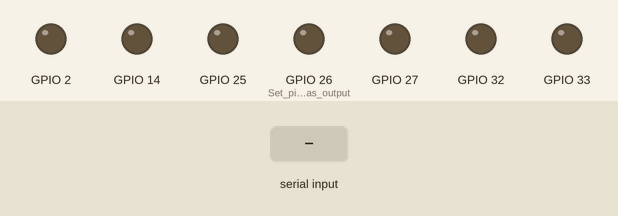
The program below on a simulated ESP32. Shown: output pins drawn as LEDs (lit = HIGH). Dashed ring = blinking. The test bench sets the inputs (shaded band). What the program prints to the serial monitor is not drawn.

Above: at 1.2 s.
1.3 s: "3\n" received over Serial
At 1.65 s:
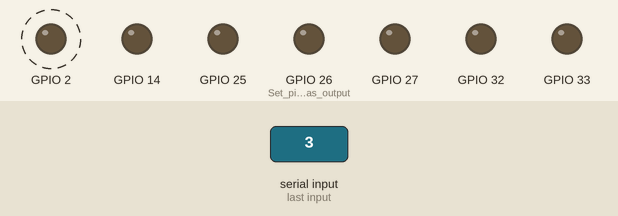
4.3 s: "1\n" received over Serial
At 5.1 s:
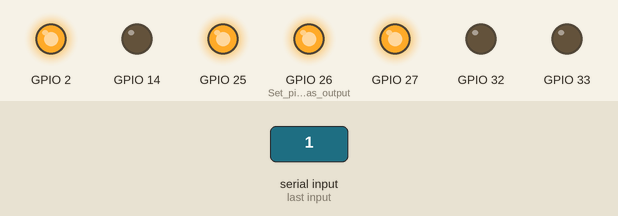
6.2 s: "2\n" received over Serial
At 7.4 s:
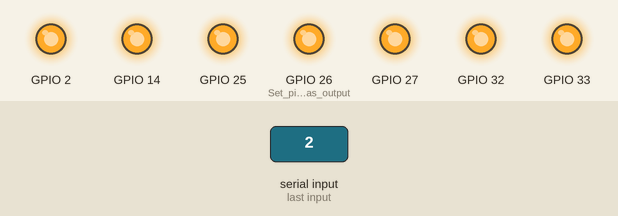
7.7 s: "3\n" received over Serial
At 11.5 s:
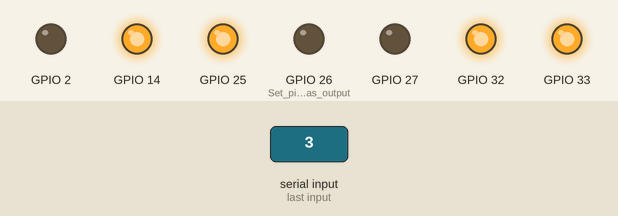
Timing chart, 0 to 11.7 s (numbered marks = the images above; inputs shaded):
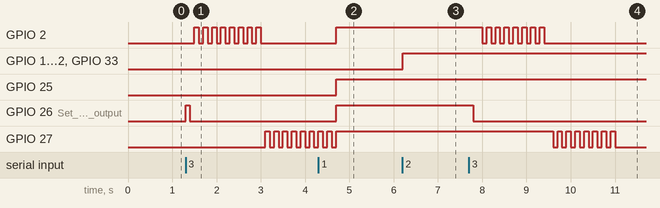

Measured:
- after the input at 1.3 s, GPIO 2: alternates HIGH for 0.10 s and LOW for 0.10 s, 16 changes in all, then stays LOW, starting after 0.20 s; GPIO 26 (Set_pin_D27_as_output): LOW → HIGH at once, → LOW 0.10 s later; GPIO 27: alternates HIGH for 0.10 s and LOW for 0.10 s, starting after 1.8 s
- after the input at 4.3 s, GPIO 2, GPIO 25, GPIO 26 (Set_pin_D27_as_output): LOW → HIGH after 0.40 s
- after the input at 6.2 s, GPIO 14, GPIO 32, GPIO 33: LOW → HIGH at once
- after the input at 7.7 s, GPIO 2: alternates HIGH for 0.10 s and LOW for 0.10 s, 15 changes in all, then stays LOW, starting after 0.30 s; GPIO 26 (Set_pin_D27_as_output): HIGH → LOW after 0.10 s; GPIO 27: alternates HIGH for 0.10 s and LOW for 0.10 s, 15 changes in all, then stays LOW, starting after 1.9 s

The program:

main.cpp
```cpp
#include <Arduino.h>

String myString = ""; //接收串口发送过来的值

String short_String = ""; //存储myString截取后的字符串

String xstr = ""; //存储led_flash(x)的字符串x

String Control_LED[] = {"1", "2"}; //定义字符串数组

void setup() {
  // put your setup code here, to run once:
  pinMode(26, OUTPUT); // Set pin D27 as output
  pinMode(27, OUTPUT);
  pinMode(25, OUTPUT);
  pinMode(32, OUTPUT);
  pinMode(33, OUTPUT);
  pinMode(14, OUTPUT);
  pinMode(2,OUTPUT);
  Serial.begin(115200); // Start the serial communication at 115200 baud rate
  Serial.println("Serial started"); // Print a message to the serial monitor
}

void loop() {
  // put your main code here, to run repeatedly:
  myString = Serial.readStringUntil('\n'); // Read the incoming string until a newline character is received
  short_String = myString.substring(0, 8); // Extract the first character from the string

  if(short_String =="1")
{
  digitalWrite(2, HIGH);
  digitalWrite(27, HIGH);
  digitalWrite(26, HIGH);

  digitalWrite(25, HIGH);


  printf("部分1打开\n"); // Print a message to the serial monitor


}
else if(short_String =="2")
{
  digitalWrite(33, HIGH);

  digitalWrite(32, HIGH);

  digitalWrite(14, HIGH);

  printf("部分2打开\n");
}

else if(short_String == "3")
{
  // 流水灯模式
  printf("流水灯模式\n"); // Print a message to the serial monitor
    digitalWrite(26, HIGH);
    delay(100);
    digitalWrite(26, LOW);
    delay(100);

    for(int i = 0; i < 8; i++)
    {
      digitalWrite(2, HIGH);
      delay(100);
      digitalWrite(2, LOW);
      delay(100);
    }
    for(int i = 0; i < 8; i++)
    {
      digitalWrite(27, HIGH);
      delay(100);
      digitalWrite(27, LOW);
      delay(100);
    }


  }


  if(short_String =="4"){
      //全部关闭
      digitalWrite(2, LOW);
      digitalWrite(27, LOW);
      digitalWrite(26, LOW);
      digitalWrite(25, LOW);
      digitalWrite(33, LOW);
      digitalWrite(32, LOW);
      digitalWrite(14, LOW);
      printf("全部关闭\n"); // Print a message to the serial monitor
  }
}
```
